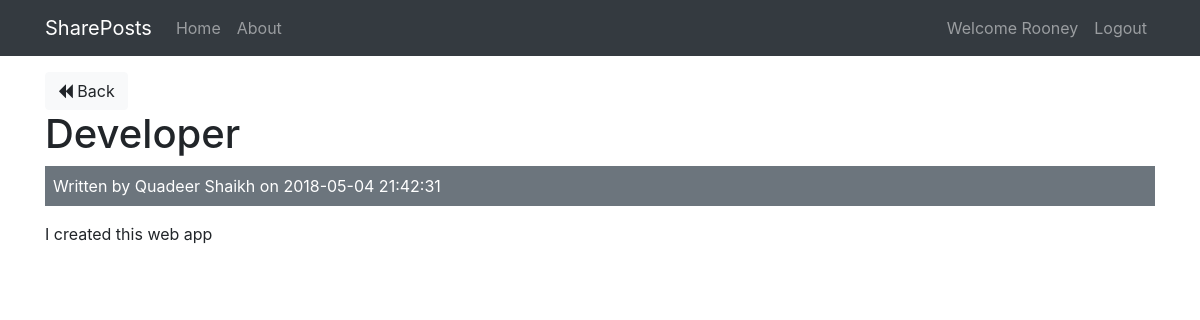
The app's page /shareposts/posts/show/5 (signed in) with its own data.
### tables this page shows
CREATE TABLE `posts` (
  `id` int(11) NOT NULL,
  `user_id` int(11) NOT NULL,
  `title` varchar(255) NOT NULL,
  `body` text NOT NULL,
  `created_at` datetime NOT NULL DEFAULT CURRENT_TIMESTAMP
);

CREATE TABLE `users` (
  `id` int(11) NOT NULL,
  `name` varchar(255) NOT NULL,
  `email` varchar(255) NOT NULL,
  `password` varchar(255) NOT NULL,
  `created_at` datetime NOT NULL DEFAULT CURRENT_TIMESTAMP
);

### shareposts/app/controllers/Posts.php (called while the page is built, shortened)
<?php
  class Posts extends Controller {
    public function __construct(){
      $this->postModel = $this->model('Post');
      $this->userModel = $this->model('User');
    }
    public function show($id){
      $post = $this->postModel->getPostById($id);
      $user = $this->userModel->getUserById($post->user_id);
      $data = [
        'post' => $post,
        'user' => $user
      ];
      $this->view('posts/show', $data);
    }
  }

### shareposts/app/libraries/Core.php (called while the page is built, shortened)
<?php
  class Core {
    protected $currentMethod = 'index';
    public function __construct(){
      $url = $this->getUrl();
      if(file_exists('../app/controllers/' . ucwords($url[0]). '.php')){
        unset($url[0]);
      }
      $this->currentController = new $this->currentController;
      if(isset($url[1])){
        if(method_exists($this->currentController, $url[1])){
          $this->currentMethod = $url[1];
          unset($url[1]);
        }
      }
      $this->params = $url ? array_values($url) : [];
      call_user_func_array([$this->currentController, $this->currentMethod], $this->params);
    }
    public function getUrl(){
      if(isset($_GET['url'])){
        $url = rtrim($_GET['url'], '/');
        $url = filter_var($url, FILTER_SANITIZE_URL);
        $url = explode('/', $url);
        return $url;
      }
    }
  }

### shareposts/public/index.php (called while the page is built, shortened)
<?php
  $init = new Core;

### shareposts/app/libraries/Database.php (called while the page is built, shortened)
<?php
  class Database {
    private $host = DB_HOST;
    private $user = DB_USER;
    private $pass = DB_PASS;
    private $dbname = DB_NAME;
    private $dbh;
    private $stmt;
    public function __construct(){
      $dsn = 'mysql:host=' . $this->host . ';dbname=' . $this->dbname;
      $options = array(
        PDO::ATTR_PERSISTENT => true,
        PDO::ATTR_ERRMODE => PDO::ERRMODE_EXCEPTION
      );
      try{
        $this->dbh = new PDO($dsn, $this->user, $this->pass, $options);
      } catch(PDOException $e){
        $this->error = $e->getMessage();
        echo $this->error;
      }
    }
    public function query($sql){
      $this->stmt = $this->dbh->prepare($sql);
    }
    public function bind($param, $value, $type = null){
      if(is_null($type)){
        switch(true){
          default:
            $type = PDO::PARAM_STR;
        }
      }
      $this->stmt->bindValue($param, $value, $type);
    }
    public function execute(){
      return $this->stmt->execute();
    }
    public function single(){
      $this->execute();
      return $this->stmt->fetch(PDO::FETCH_OBJ);
    }
  }

### shareposts/app/models/Post.php (called while the page is built, shortened)
<?php
  class Post {
    private $db;
    public function __construct(){
      $this->db = new Database;
    }
    public function getPostById($id){
      $this->db->query('SELECT * FROM posts WHERE id = :id');
      $this->db->bind(':id', $id);
      $row = $this->db->single();
      return $row;
    }
  }

### shareposts/app/models/User.php (called while the page is built, shortened)
<?php
  class User {
    private $db;
    public function __construct(){
      $this->db = new Database;
    }
    public function getUserById($id){
      $this->db->query('SELECT * FROM users WHERE id = :id');
      $this->db->bind(':id', $id);
      $row = $this->db->single();
      return $row;
    }
  }

### shareposts/app/views/posts/show.php (the view, shortened to what this page needs)
<?php require APPROOT . '/views/inc/header.php'; ?>
 <a href="<?php echo URLROOT; ?>/posts" class="btn btn-light"><i class="fa fa-backward"></i> Back</a>
 <br>
 <h1><?php echo $data['post']->title; ?></h1>
 <div class="bg-secondary text-white p-2 mb-3">Written by <?php echo $data['user']->name; ?> on <?php echo $data['post']->created_at; ?></div>
 <p><?php echo $data['post']->body; ?></p>
<?php require APPROOT . '/views/inc/footer.php'; ?>

### records on screen
posts: title "Developer", created_at "2018-05-04 21:42:31", body "I created this web app"
users: name "Quadeer Shaikh"

### other values on screen
SITENAME "SharePosts"
$_SESSION['user_name'] "Rooney"
